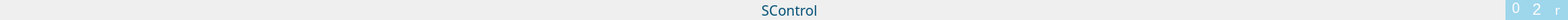
     <widget class="QFrame" name="frame_2">
      <property name="minimumSize">
       <size>
        <width>0</width>
        <height>23</height>
       </size>
      </property>
      <property name="maximumSize">
       <size>
        <width>16777215</width>
        <height>23</height>
       </size>
      </property>
      <property name="styleSheet">
       <string notr="true">QFrame#frame_2{
background-color: #9ED6EC;
}</string>
      </property>
      <property name="frameShape">
       <enum>QFrame::NoFrame</enum>
      </property>
      <property name="frameShadow">
       <enum>QFrame::Raised</enum>
      </property>
      <layout class="QHBoxLayout" name="horizontalLayout_14" stretch="11,1,10,1">
       <property name="spacing">
        <number>0</number>
       </property>
       <property name="topMargin">
        <number>0</number>
       </property>
       <property name="rightMargin">
        <number>0</number>
       </property>
       <property name="bottomMargin">
        <number>0</number>
       </property>
       <item>
        <spacer name="horizontalSpacer_7">
         <property name="orientation">
          <enum>Qt::Horizontal</enum>
         </property>
         <property name="sizeHint" stdset="0">
          <size>
           <width>543</width>
           <height>18</height>
          </size>
         </property>
        </spacer>
       </item>
       <item>
        <widget class="QLabel" name="label_9">
         <property name="font">
          <font>
           <family>Bahnschrift SemiBold</family>
           <pointsize>12</pointsize>
          </font>
         </property>
         <property name="styleSheet">
          <string notr="true">color: rgb(0, 79, 116);</string>
         </property>
         <property name="text">
          <string> SControl</string>
         </property>
        </widget>
       </item>
       <item>
        <spacer name="horizontalSpacer_6">
         <property name="orientation">
          <enum>Qt::Horizontal</enum>
         </property>
         <property name="sizeHint" stdset="0">
          <size>
           <width>1111</width>
           <height>20</height>
          </size>
         </property>
        </spacer>
       </item>
       <item>
        <layout class="QHBoxLayout" name="horizontalLayout_13">
         <property name="spacing">
          <number>0</number>
         </property>
         <item>
          <widget class="QPushButton" name="pushButton_12">
           <property name="minimumSize">
            <size>
             <width>24</width>
             <height>24</height>
            </size>
           </property>
           <property name="maximumSize">
            <size>
             <width>24</width>
             <height>24</height>
            </size>
           </property>
           <property name="styleSheet">
            <string notr="true">QPushButton
                   {
                   font-family:&quot;Webdings&quot;;
                   text-align:top;
                   background:#9ED6EC;
                   border:none;
                   font-size:16px;
					color: white;
                   }
QPushButton:hover
{
background: #6db2cd;
}</string>
           </property>
           <property name="text">
            <string>0</string>
           </property>
           <property name="iconSize">
            <size>
             <width>22</width>
             <height>22</height>
            </size>
           </property>
          </widget>
         </item>
         <item>
          <widget class="QPushButton" name="pushButton_13">
           <property name="minimumSize">
            <size>
             <width>24</width>
             <height>24</height>
            </size>
           </property>
           <property name="maximumSize">
            <size>
             <width>24</width>
             <height>24</height>
            </size>
           </property>
           <property name="styleSheet">
            <string notr="true">QPushButton
                   {
                   font-family:&quot;Webdings&quot;;
                   text-align:top;
                   background:#9ED6EC;
                   border:none;
                   font-size:18px;
					color: white;
                   }
QPushButton:hover
{
background: #6db2cd;
}</string>
           </property>
           <property name="text">
            <string>2</string>
           </property>
           <property name="iconSize">
            <size>
             <width>22</width>
             <height>22</height>
            </size>
           </property>
          </widget>
         </item>
         <item>
          <widget class="QPushButton" name="pushButton_4">
           <property name="minimumSize">
            <size>
             <width>24</width>
             <height>24</height>
            </size>
           </property>
           <property name="maximumSize">
            <size>
             <width>24</width>
             <height>23</height>
            </size>
           </property>
           <property name="font">
            <font>
             <family>Webdings</family>
             <pointsize>-1</pointsize>
            </font>
           </property>
           <property name="styleSheet">
            <string notr="true">QPushButton
                   {
                   font-family:&quot;Webdings&quot;;
                   text-align:top;
                   background:#9ED6EC;
                   border:none;
                   font-size:15px;
					color: white;
                   }
QPushButton:hover{
background: #ec1c24;
}</string>
           </property>
           <property name="text">
            <string>r</string>
           </property>
           <property name="iconSize">
            <size>
             <width>22</width>
             <height>22</height>
            </size>
           </property>
          </widget>
         </item>
        </layout>
       </item>
      </layout>
     </widget>
